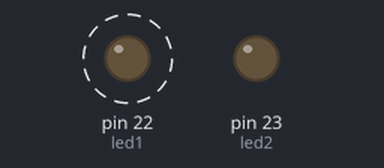
Simulated run of this sketch. Board: Arduino Mega 2560, built with avr-gcc and run on an emulated ATmega2560. Shown: output pins drawn as LEDs (lit = HIGH). Dashed ring = blinking.

Above: at 0.2 s.
At 3.7 s:
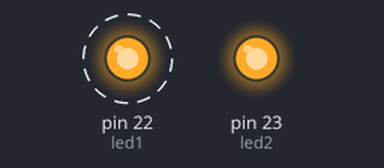
Timing chart, 0 to 5.2 s (numbered marks = the images above):
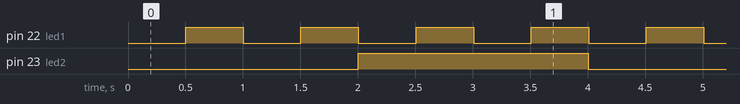

Measured:
- by itself, pin 22 (led1): alternates HIGH for 0.50 s and LOW for 0.50 s
- by itself, pin 23 (led2): alternates HIGH for 2.0 s and LOW for 2.0 s
- by itself, everything shown: repeats every 4.0 s, in 10 steps

The sketch:

multitask_psudo.ino
```cpp
#define led1 22
#define led2 23
unsigned long r_ts, y_ts;
void setup() {

  pinMode(led1,OUTPUT);
  pinMode(led2,OUTPUT);
  digitalWrite(led1,LOW);
  digitalWrite(led2,LOW);

}

void loop() {
  /*if(millis() % 500 == 0)
    digitalWrite(led1,!digitalRead(led1));
  if(millis() % 2000 == 0)
    digitalWrite(led2,!digitalRead(led2));
    */
   if(millis() - r_ts  > 500){
      digitalWrite(led1,!digitalRead(led1));
      r_ts = millis();
   }

   if(millis() - y_ts  > 2000){
      digitalWrite(led2,!digitalRead(led2));
      y_ts = millis();
   }
}
```
